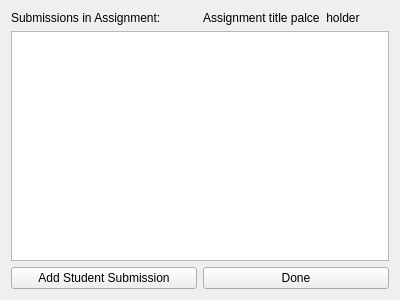
<?xml version="1.0" encoding="UTF-8"?>
<ui version="4.0">
 <class>assignmentView</class>
 <widget class="QWidget" name="assignmentView">
  <property name="geometry">
   <rect>
    <x>0</x>
    <y>0</y>
    <width>400</width>
    <height>300</height>
   </rect>
  </property>
  <property name="windowTitle">
   <string>Form</string>
  </property>
  <layout class="QGridLayout" name="gridLayout">
   <item row="0" column="0">
    <widget class="QLabel" name="label">
     <property name="text">
      <string>Submissions in Assignment:</string>
     </property>
    </widget>
   </item>
   <item row="2" column="0">
    <widget class="QPushButton" name="pushButton">
     <property name="text">
      <string>Add Student Submission</string>
     </property>
    </widget>
   </item>
   <item row="2" column="1">
    <widget class="QPushButton" name="pushButton_2">
     <property name="text">
      <string>Done</string>
     </property>
    </widget>
   </item>
   <item row="1" column="0" colspan="2">
    <widget class="QTextBrowser" name="textBrowser"/>
   </item>
   <item row="0" column="1">
    <widget class="QLabel" name="label_2">
     <property name="text">
      <string>Assignment title palce  holder</string>
     </property>
    </widget>
   </item>
  </layout>
 </widget>
 <resources/>
 <connections/>
</ui>
